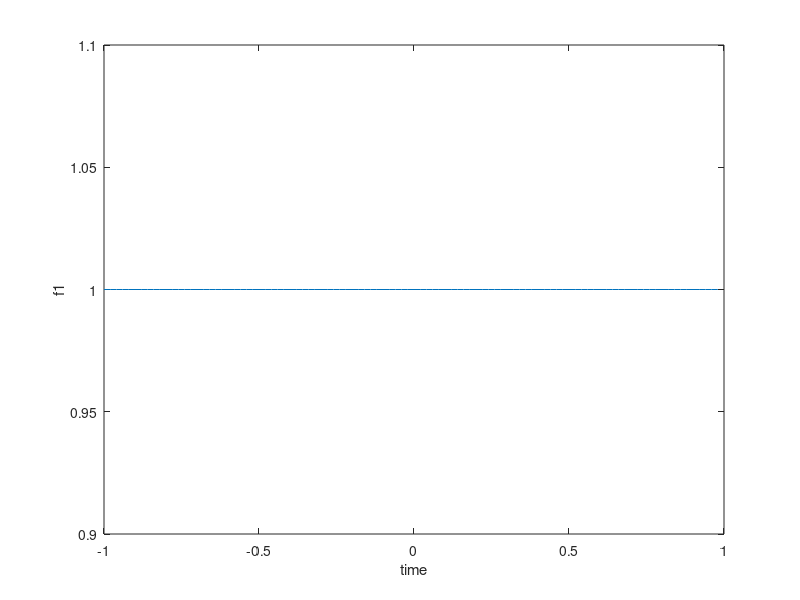
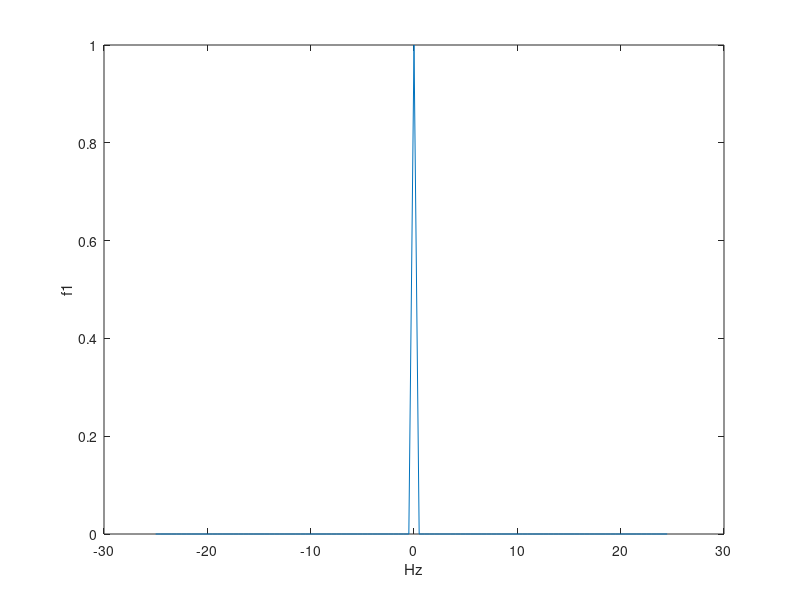
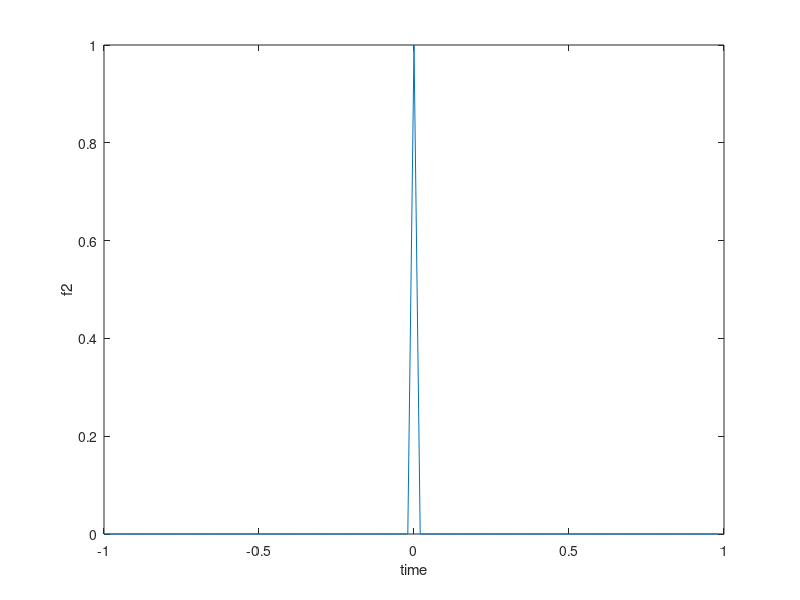
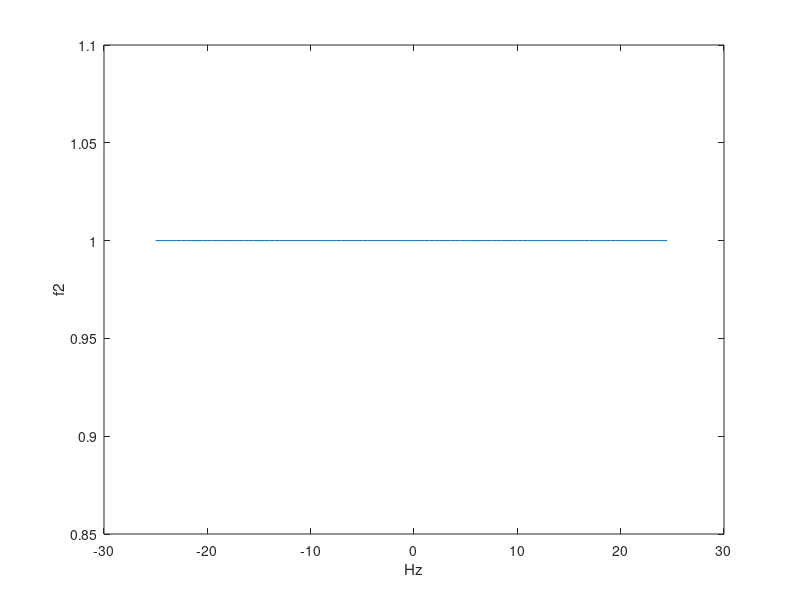

These charts were generated, in order, by the following MATLAB code:
clc
close all;
clear;

N=100;
t_s=0.02;
f_s=1/t_s;
t_start=-1;
t_end= 1;
t=t_start:t_s:t_end-t_s;
f=-f_s/2:f_s/N:f_s/2-f_s/N;

x1 = ones(1,N);
y1 = fftshift(fft(x1));
y1=y1/max(abs(y1));
x2 = zeros(1,N);
x2(1,N/2+1)=1;
y2 = fftshift(fft(x2));
y2=y2/max(abs(y2));

figure()
plot(t, x1);
xlabel('time')
ylabel('f1')
figure()
plot(f, abs(y1));
xlabel('Hz')
ylabel('f1')

figure()
plot(t, x2);
xlabel('time')
ylabel('f2')
figure()
plot(f, abs(y2));
xlabel('Hz')
ylabel('f2')